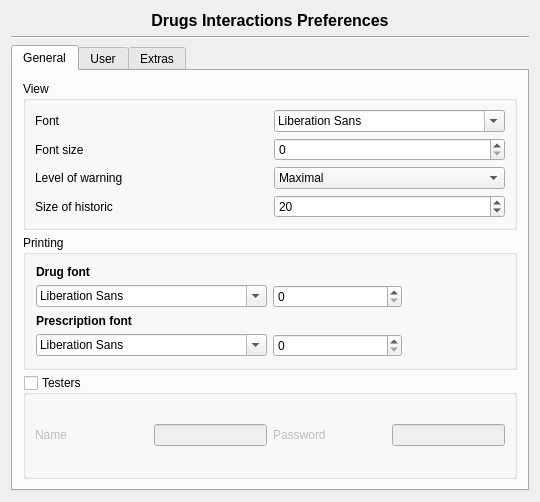
<?xml version="1.0" encoding="UTF-8"?>
<ui version="4.0">
 <class>mfDrugsPreferences</class>
 <widget class="QWidget" name="mfDrugsPreferences">
  <property name="geometry">
   <rect>
    <x>0</x>
    <y>0</y>
    <width>540</width>
    <height>502</height>
   </rect>
  </property>
  <property name="windowTitle">
   <string>Form</string>
  </property>
  <layout class="QGridLayout" name="gridLayout_4">
   <item row="0" column="0">
    <widget class="QLabel" name="label">
     <property name="sizePolicy">
      <sizepolicy hsizetype="Expanding" vsizetype="Fixed">
       <horstretch>0</horstretch>
       <verstretch>0</verstretch>
      </sizepolicy>
     </property>
     <property name="font">
      <font>
       <pointsize>12</pointsize>
       <weight>75</weight>
       <bold>true</bold>
      </font>
     </property>
     <property name="text">
      <string>Drugs Interactions Preferences</string>
     </property>
     <property name="alignment">
      <set>Qt::AlignCenter</set>
     </property>
    </widget>
   </item>
   <item row="2" column="0">
    <widget class="QTabWidget" name="tabWidget">
     <property name="currentIndex">
      <number>0</number>
     </property>
     <widget class="QWidget" name="tabGeneral">
      <attribute name="title">
       <string>General</string>
      </attribute>
      <layout class="QGridLayout" name="gridLayout_6">
       <property name="margin">
        <number>10</number>
       </property>
       <property name="spacing">
        <number>5</number>
       </property>
       <item row="0" column="0" colspan="2">
        <widget class="QGroupBox" name="groupBox_2">
         <property name="title">
          <string>View</string>
         </property>
         <layout class="QGridLayout" name="gridLayout_2">
          <item row="1" column="0">
           <widget class="QLabel" name="label_5">
            <property name="sizePolicy">
             <sizepolicy hsizetype="Expanding" vsizetype="Preferred">
              <horstretch>0</horstretch>
              <verstretch>0</verstretch>
             </sizepolicy>
            </property>
            <property name="minimumSize">
             <size>
              <width>0</width>
              <height>0</height>
             </size>
            </property>
            <property name="text">
             <string>Font</string>
            </property>
           </widget>
          </item>
          <item row="2" column="1">
           <widget class="QSpinBox" name="viewFontSizeSpin">
            <property name="sizePolicy">
             <sizepolicy hsizetype="Minimum" vsizetype="Minimum">
              <horstretch>0</horstretch>
              <verstretch>0</verstretch>
             </sizepolicy>
            </property>
            <property name="minimumSize">
             <size>
              <width>0</width>
              <height>0</height>
             </size>
            </property>
           </widget>
          </item>
          <item row="3" column="0">
           <widget class="QLabel" name="label_7">
            <property name="text">
             <string>Level of warning</string>
            </property>
           </widget>
          </item>
          <item row="3" column="1">
           <widget class="QComboBox" name="levelOfWarningCombo">
            <item>
             <property name="text">
              <string>Maximal</string>
             </property>
            </item>
            <item>
             <property name="text">
              <string>Moderate</string>
             </property>
            </item>
            <item>
             <property name="text">
              <string>Minimal</string>
             </property>
            </item>
           </widget>
          </item>
          <item row="1" column="1">
           <widget class="QFontComboBox" name="viewFontCombo">
            <property name="sizePolicy">
             <sizepolicy hsizetype="Minimum" vsizetype="Fixed">
              <horstretch>0</horstretch>
              <verstretch>0</verstretch>
             </sizepolicy>
            </property>
            <property name="minimumSize">
             <size>
              <width>0</width>
              <height>0</height>
             </size>
            </property>
           </widget>
          </item>
          <item row="2" column="0">
           <widget class="QLabel" name="label_4">
            <property name="sizePolicy">
             <sizepolicy hsizetype="Expanding" vsizetype="Preferred">
              <horstretch>0</horstretch>
              <verstretch>0</verstretch>
             </sizepolicy>
            </property>
            <property name="minimumSize">
             <size>
              <width>0</width>
              <height>0</height>
             </size>
            </property>
            <property name="text">
             <string>Font size</string>
            </property>
           </widget>
          </item>
          <item row="4" column="0">
           <widget class="QLabel" name="label_6">
            <property name="text">
             <string>Size of historic</string>
            </property>
           </widget>
          </item>
          <item row="4" column="1">
           <widget class="QSpinBox" name="historicSizeSpin">
            <property name="value">
             <number>20</number>
            </property>
           </widget>
          </item>
         </layout>
        </widget>
       </item>
       <item row="1" column="0" colspan="2">
        <widget class="QGroupBox" name="groupBox_3">
         <property name="title">
          <string>Printing</string>
         </property>
         <layout class="QGridLayout" name="gridLayout_9">
          <property name="margin">
           <number>10</number>
          </property>
          <item row="2" column="1">
           <widget class="QLabel" name="label_11">
            <property name="font">
             <font>
              <weight>75</weight>
              <bold>true</bold>
             </font>
            </property>
            <property name="text">
             <string>Drug font</string>
            </property>
           </widget>
          </item>
          <item row="4" column="1">
           <widget class="QLabel" name="label_12">
            <property name="font">
             <font>
              <weight>75</weight>
              <bold>true</bold>
             </font>
            </property>
            <property name="text">
             <string>Prescription font</string>
            </property>
           </widget>
          </item>
          <item row="3" column="1">
           <widget class="QFontComboBox" name="drugFontCombo"/>
          </item>
          <item row="3" column="2">
           <layout class="QHBoxLayout" name="horizontalLayout_4">
            <property name="spacing">
             <number>12</number>
            </property>
            <item>
             <widget class="QSpinBox" name="drugFontSizeSpin"/>
            </item>
            <item>
             <widget class="QPushButton" name="drugBoldButton">
              <property name="sizePolicy">
               <sizepolicy hsizetype="Minimum" vsizetype="Minimum">
                <horstretch>0</horstretch>
                <verstretch>0</verstretch>
               </sizepolicy>
              </property>
              <property name="minimumSize">
               <size>
                <width>22</width>
                <height>22</height>
               </size>
              </property>
              <property name="maximumSize">
               <size>
                <width>22</width>
                <height>22</height>
               </size>
              </property>
              <property name="text">
               <string/>
              </property>
              <property name="checkable">
               <bool>true</bool>
              </property>
              <property name="flat">
               <bool>true</bool>
              </property>
             </widget>
            </item>
            <item>
             <widget class="QPushButton" name="drugUnderlineButton">
              <property name="sizePolicy">
               <sizepolicy hsizetype="Minimum" vsizetype="Minimum">
                <horstretch>0</horstretch>
                <verstretch>0</verstretch>
               </sizepolicy>
              </property>
              <property name="minimumSize">
               <size>
                <width>22</width>
                <height>22</height>
               </size>
              </property>
              <property name="maximumSize">
               <size>
                <width>22</width>
                <height>22</height>
               </size>
              </property>
              <property name="text">
               <string/>
              </property>
              <property name="checkable">
               <bool>true</bool>
              </property>
              <property name="flat">
               <bool>true</bool>
              </property>
             </widget>
            </item>
            <item>
             <widget class="QPushButton" name="drugItalicButton">
              <property name="sizePolicy">
               <sizepolicy hsizetype="Minimum" vsizetype="Minimum">
                <horstretch>0</horstretch>
                <verstretch>0</verstretch>
               </sizepolicy>
              </property>
              <property name="minimumSize">
               <size>
                <width>22</width>
                <height>22</height>
               </size>
              </property>
              <property name="maximumSize">
               <size>
                <width>22</width>
                <height>22</height>
               </size>
              </property>
              <property name="text">
               <string/>
              </property>
              <property name="checkable">
               <bool>true</bool>
              </property>
              <property name="flat">
               <bool>true</bool>
              </property>
             </widget>
            </item>
           </layout>
          </item>
          <item row="5" column="1">
           <widget class="QFontComboBox" name="prescriptionFontCombo"/>
          </item>
          <item row="5" column="2">
           <layout class="QHBoxLayout" name="horizontalLayout_5">
            <property name="spacing">
             <number>12</number>
            </property>
            <item>
             <widget class="QSpinBox" name="prescriptionFontSizeSpin"/>
            </item>
            <item>
             <widget class="QPushButton" name="prescrBoldButton">
              <property name="sizePolicy">
               <sizepolicy hsizetype="Minimum" vsizetype="Minimum">
                <horstretch>0</horstretch>
                <verstretch>0</verstretch>
               </sizepolicy>
              </property>
              <property name="minimumSize">
               <size>
                <width>22</width>
                <height>22</height>
               </size>
              </property>
              <property name="maximumSize">
               <size>
                <width>22</width>
                <height>22</height>
               </size>
              </property>
              <property name="text">
               <string/>
              </property>
              <property name="checkable">
               <bool>true</bool>
              </property>
              <property name="flat">
               <bool>true</bool>
              </property>
             </widget>
            </item>
            <item>
             <widget class="QPushButton" name="prescrUnderlineButton">
              <property name="sizePolicy">
               <sizepolicy hsizetype="Minimum" vsizetype="Minimum">
                <horstretch>0</horstretch>
                <verstretch>0</verstretch>
               </sizepolicy>
              </property>
              <property name="minimumSize">
               <size>
                <width>22</width>
                <height>22</height>
               </size>
              </property>
              <property name="maximumSize">
               <size>
                <width>22</width>
                <height>22</height>
               </size>
              </property>
              <property name="text">
               <string/>
              </property>
              <property name="checkable">
               <bool>true</bool>
              </property>
              <property name="flat">
               <bool>true</bool>
              </property>
             </widget>
            </item>
            <item>
             <widget class="QPushButton" name="prescrItalicButton">
              <property name="sizePolicy">
               <sizepolicy hsizetype="Minimum" vsizetype="Minimum">
                <horstretch>0</horstretch>
                <verstretch>0</verstretch>
               </sizepolicy>
              </property>
              <property name="minimumSize">
               <size>
                <width>22</width>
                <height>22</height>
               </size>
              </property>
              <property name="maximumSize">
               <size>
                <width>22</width>
                <height>22</height>
               </size>
              </property>
              <property name="text">
               <string/>
              </property>
              <property name="checkable">
               <bool>true</bool>
              </property>
              <property name="flat">
               <bool>true</bool>
              </property>
             </widget>
            </item>
           </layout>
          </item>
         </layout>
        </widget>
       </item>
       <item row="2" column="0" colspan="2">
        <widget class="QGroupBox" name="testerBox">
         <property name="title">
          <string>Testers</string>
         </property>
         <property name="checkable">
          <bool>true</bool>
         </property>
         <property name="checked">
          <bool>false</bool>
         </property>
         <layout class="QGridLayout" name="gridLayout_3">
          <item row="0" column="0">
           <widget class="QLabel" name="label_2">
            <property name="sizePolicy">
             <sizepolicy hsizetype="Expanding" vsizetype="Preferred">
              <horstretch>0</horstretch>
              <verstretch>0</verstretch>
             </sizepolicy>
            </property>
            <property name="text">
             <string>Name</string>
            </property>
           </widget>
          </item>
          <item row="0" column="1">
           <widget class="QLineEdit" name="userNameEdit"/>
          </item>
          <item row="0" column="2">
           <widget class="QLabel" name="label_3">
            <property name="sizePolicy">
             <sizepolicy hsizetype="Expanding" vsizetype="Preferred">
              <horstretch>0</horstretch>
              <verstretch>0</verstretch>
             </sizepolicy>
            </property>
            <property name="text">
             <string>Password</string>
            </property>
           </widget>
          </item>
          <item row="0" column="3">
           <widget class="QLineEdit" name="userPasswordEdit">
            <property name="enabled">
             <bool>false</bool>
            </property>
           </widget>
          </item>
         </layout>
        </widget>
       </item>
      </layout>
     </widget>
     <widget class="QWidget" name="tabUser">
      <attribute name="title">
       <string>User</string>
      </attribute>
      <layout class="QGridLayout" name="userLayout">
       <property name="margin">
        <number>10</number>
       </property>
       <property name="spacing">
        <number>5</number>
       </property>
       <item row="0" column="0">
        <spacer name="verticalSpacer_2">
         <property name="orientation">
          <enum>Qt::Vertical</enum>
         </property>
         <property name="sizeHint" stdset="0">
          <size>
           <width>20</width>
           <height>40</height>
          </size>
         </property>
        </spacer>
       </item>
      </layout>
     </widget>
     <widget class="QWidget" name="tabExtras">
      <attribute name="title">
       <string>Extras</string>
      </attribute>
      <layout class="QGridLayout" name="gridLayout_8">
       <property name="margin">
        <number>10</number>
       </property>
       <property name="spacing">
        <number>5</number>
       </property>
       <item row="0" column="0">
        <widget class="QCheckBox" name="hideLabCheck">
         <property name="text">
          <string>Hide laboratory name</string>
         </property>
        </widget>
       </item>
       <item row="1" column="0">
        <widget class="QLabel" name="label_15">
         <property name="sizePolicy">
          <sizepolicy hsizetype="Preferred" vsizetype="Fixed">
           <horstretch>0</horstretch>
           <verstretch>0</verstretch>
          </sizepolicy>
         </property>
         <property name="font">
          <font>
           <weight>75</weight>
           <bold>true</bold>
          </font>
         </property>
         <property name="text">
          <string>Text before 100% therapeutic</string>
         </property>
        </widget>
       </item>
       <item row="2" column="0">
        <widget class="tkRichTextEditor" name="ALDBefore" native="true"/>
       </item>
       <item row="3" column="0">
        <widget class="QLabel" name="label_16">
         <property name="sizePolicy">
          <sizepolicy hsizetype="Preferred" vsizetype="Fixed">
           <horstretch>0</horstretch>
           <verstretch>0</verstretch>
          </sizepolicy>
         </property>
         <property name="font">
          <font>
           <weight>75</weight>
           <bold>true</bold>
          </font>
         </property>
         <property name="text">
          <string>Text after 100% therapeutic</string>
         </property>
        </widget>
       </item>
       <item row="4" column="0">
        <widget class="tkRichTextEditor" name="ALDAfter" native="true"/>
       </item>
      </layout>
     </widget>
    </widget>
   </item>
   <item row="1" column="0">
    <widget class="Line" name="line">
     <property name="orientation">
      <enum>Qt::Horizontal</enum>
     </property>
    </widget>
   </item>
  </layout>
 </widget>
 <customwidgets>
  <customwidget>
   <class>tkRichTextEditor</class>
   <extends>QWidget</extends>
   <header>tkRichTextEditor.h</header>
   <container>1</container>
  </customwidget>
 </customwidgets>
 <resources/>
 <connections/>
</ui>
